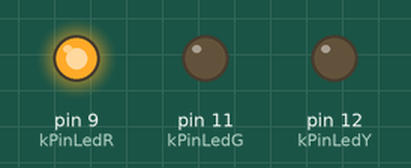
The sketch below on a simulated Arduino Uno, built with avr-gcc and run on an emulated ATmega328P. On the bench: output pins drawn as LEDs (lit = HIGH).

Above: at 1.0 s.
At 2.05 s:
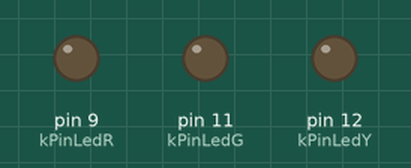
At 3.1 s:
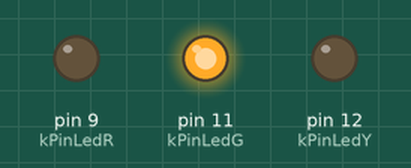
At 5.2 s:
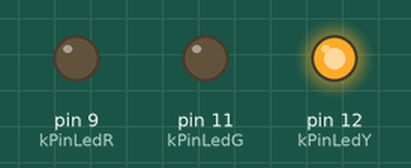
Timing chart, 0 to 8.2 s (numbered marks = the images above):
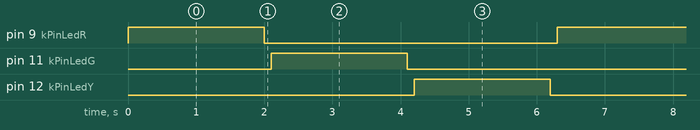

Measured:
- by itself, pin 9 (kPinLedR), pin 11 (kPinLedG), pin 12 (kPinLedY): alternates HIGH for 2.0 s and LOW for 4.3 s
- by itself, everything shown: repeats every 6.3 s, in 6 steps

The sketch:

sketch_apr28a.ino
```cpp
const int kPinLedY = 12;
const int kPinLedG = 11;
const int kPinLedR = 9;
void setup() {
  // put your setup code here, to run once:
  pinMode(kPinLedG , OUTPUT);
  pinMode(kPinLedR , OUTPUT);
  pinMode(kPinLedY , OUTPUT);

}

void loop() {
  digitalWrite(kPinLedR , HIGH);
  delay(2000);
  digitalWrite(kPinLedR , LOW);
  delay(100);
  digitalWrite(kPinLedG , HIGH);
  delay(2000);
  digitalWrite(kPinLedG , LOW);
  delay(100);
  digitalWrite(kPinLedY , HIGH);
  delay(2000);
  digitalWrite(kPinLedY , LOW);
  delay(100);
  // put your main code here, to run repeatedly:

}
```
